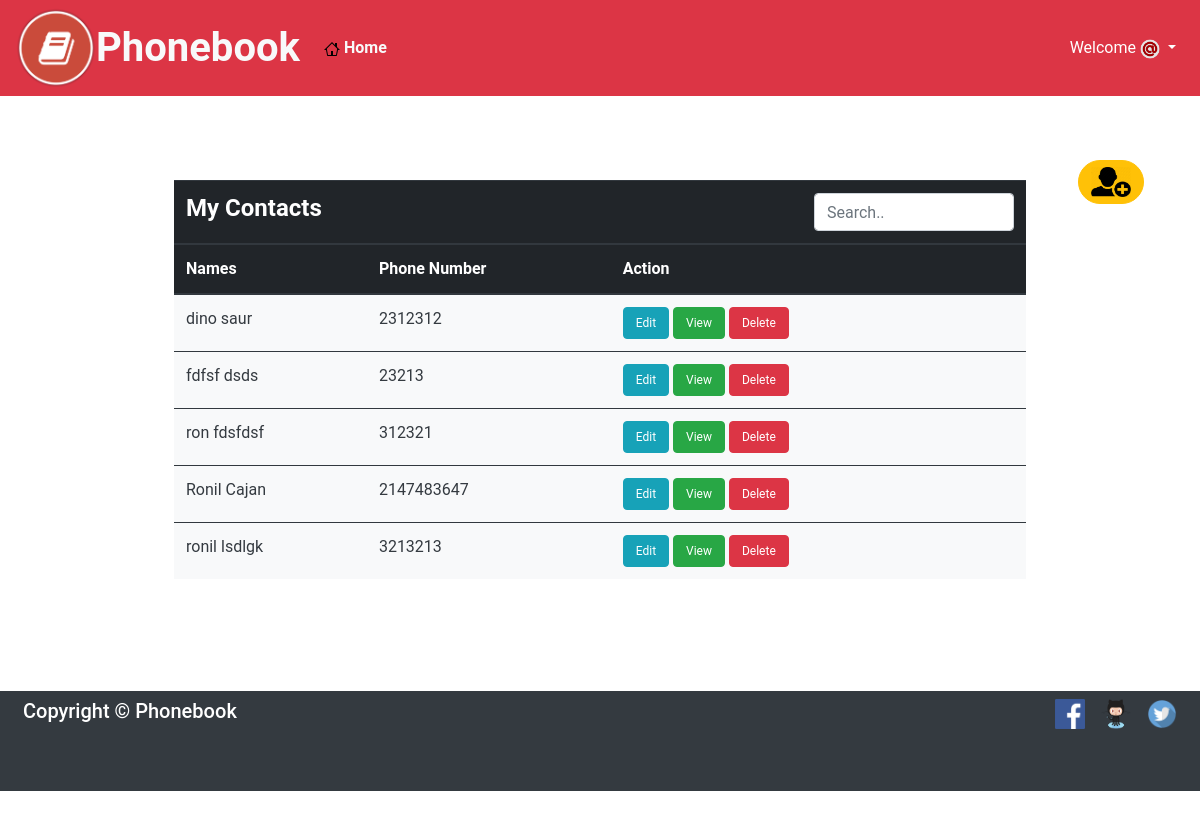
Page /home.php?username=cajan on the committed database.
### tables this page shows
CREATE TABLE `users_account` (
  `id` int(11) NOT NULL,
  `username` varchar(50) DEFAULT NULL,
  `firstname` varchar(50) DEFAULT NULL,
  `lastname` varchar(50) DEFAULT NULL,
  `number` int(11) DEFAULT NULL,
  `age` int(11) DEFAULT NULL,
  `address` varchar(50) DEFAULT NULL,
  `city` varchar(50) DEFAULT NULL,
  `zip` int(11) DEFAULT NULL,
  `image` varchar(200) NOT NULL,
  `bio` text NOT NULL
);

### home.php (the view, shortened to what this page needs)
<?php include_once 'server.php';?>
<?php
	if(isset($_GET['username'])){
		$user = $_GET['username'];
		$sql = "SELECT * FROM account,users_account WHERE account.username='$user' AND users_account.username='$user' ORDER BY firstname ASC ";
		$result	= mysqli_query($db, $sql);
?>
<!DOCTYPE html>
<html>
<head>
	<?php include 'template/header.php';?>
</head>
<body>
	<?php include 'template/navbar.php'; ?>
	<section class="jumbotron">
		<div align="right">
			<button type="button" data-toggle="modal" data-target=".bd-example-modal-lg" style="position: absolute; margin-left:-90px ; border-radius:30px;" class="btn btn-warning"><img  src='images/add-user.png' width="40" height="30" /></button>
			<?php include 'add.php';?>
		</div>
			<div class="container3 w-75 rounded border-dark" id="account_table" style="align-items:center; padding-top: 20px; margin: auto;">
				<table class="table w-100 table-striped table-dark border-0" style="align-items: center; margin-right: auto;margin-left: auto;" method="post">
					<thead>
						<tr>
							<th scope="row" colspan="2"><h4><strong>My Contacts</strong></h4></th>
							<th scope="row"><input style="width:200px; float:right;" class="form-control" id="myInput" type="text" placeholder="Search.."></th>
						</tr>
						<tr>
							<th scope="col">Names</td>
							<th scope="col">Phone Number</td>
							<th scope="col">Action</td>
						</tr>
					</thead>
					<tbody class="table-striped bg-light text-dark" id="myTable">
						<?php
							if (mysqli_num_rows($result) > 0){
								while($row = mysqli_fetch_assoc($result)){
				  		?>
						<tr>
							<td><?php
									echo $row['firstname'];
									echo $row['lastname'];
								?></td>
							<td><?php
									echo $row['number'];
								?></td>
							<td>
								<a name="edit" title="Edit" style='font-size:12px; border-radius:12px : ' value="Edit" href="edit.php?id=<?php echo $row['id'];?>" class="btn btn-info btn-xs">Edit</a>
								<input type="button" name="view" value="View" style='font-size:12px;' id="<?php echo $row['id'];?>" class="btn btn-success btn-xs view_data">
								<input type="button" name="delete" title="Delete" value="Delete" style='font-size:12px;' data-id="<?php echo $row['id'];?>"  class="delete btn btn-danger btn-xs" data-toggle="#deleteModal" title="Delete">
						</tr>
						<?php
								}
							}else{
								echo "<tr><td></td><td><p style='color:red;'>No data available!</p></td>";
								echo "<td></td>";
								echo "</tr>";
							}
						}?>
					</tbody>
				</table>
	</section>
	<?php include 'template/footer.php'; ?>
</body>
</html>

### template/header.php (shortened to what this page needs)
<link rel="stylesheet" href="css/bootstrap.min.css" type="text/css">
<link href="css/mystyle.css" type="text/css" rel="stylesheet"/>

### template/navbar.php (shortened to what this page needs)
<nav class="navbar navbar-expand-lg navbar-light bg-danger">
	<img src="images/phonebook.png" width="80" height="80" class="d-inline-block align-top" alt=""/>
	<a class="navbar-brand text-light" href="index.php"><h1>Phonebook</h1></a>
	<div class="collapse navbar-collapse" id="navbarTogglerDemo02">
		<ul class="navbar-nav mr-auto mt-2 mt-lg-0">
			<li class="nav-item active">
				<a class="nav-link text-light" href="home.php?username=<?php echo $_SESSION['username']; isset($_SESSION['username']);?>"><img src="package/build/svg/home.svg"/>&nbsp<strong>Home</strong> <span class="sr-only">(current)</span></a>
			</li>
		</ul>
		<ul class="navbar-nav">
			<li class="nav-item dropdown">
				<a class="nav-link dropdown-toggle text-white" href="#" id="navbarDropdown" role="button" data-toggle="dropdown" aria-haspopup="true" aria-expanded="false">Welcome <img src="images/username.png" width="20" height="20" alt="avatar" class="rounded-circle img-responsive">
					<?php echo $_SESSION['username']; isset($_SESSION['username']);?></a>
				</li>
			</ul>
	</div>
</nav>

### template/footer.php (shortened to what this page needs)
<footer id="footer" class="container-fluid bg-dark text-white">
	<div class="d-flex bd-highlight mb-3">
    	<div class="mr-auto p-2 bd-highlight"><h5>Copyright &copy Phonebook</h5></div>
    	<div class="p-2 bd-highlight"><a href="facebook.com/cajanr" target="_blank"><img id="social_link" src="images/facebook.png"/></a></div>
    	<div class="p-2 bd-highlight"><a href="github.com/Ronc122" target="_blank"><img id="social_link"src="images/Octocat.png"/></a></div>
    	<div class="p-2 bd-highlight"><a href="twitter.com/Ronc123" target="_blank"><img id="social_link"
    	 src="images/twitter.png"></a></div>
</div>
</footer>

### css/mystyle.css (style rules this page uses)
* { margin: 0px; padding: 0px; }
body { height: 100%; font-family: 'Roboto', sans-serif; background-color: red; }
body::after { opacity: 0.3; top: 0; left: 0; bottom: 0; right: 0; position: absolute; z-index: -1; background-size: cover; display: flex; align-items: center; }
.jumbotron { background: none; }
h1 { font-weight: 700; margin: 0; }

### template/header.php (style rules this page uses)
body { background-color: white; }
body::after { content: ""; background-image: url("images/group.jpg"); height: 120%; }

### template/footer.php (style rules this page uses)
footer[id="footer"] { position: relative; height: 100px; padding-top: -100px; clear: both; }
img[id="social_link"] { width: 30px; height: 30px; }

### rows in the picture
users_account: firstname "dino", lastname "saur", number "2312312"
users_account: firstname "fdfsf", lastname "dsds", number "23213"
users_account: firstname "ron", lastname "fdsfdsf", number "312321"
users_account: firstname "Ronil", lastname "Cajan", number "2147483647"
users_account: firstname "ronil", lastname "lsdlgk", number "3213213"
